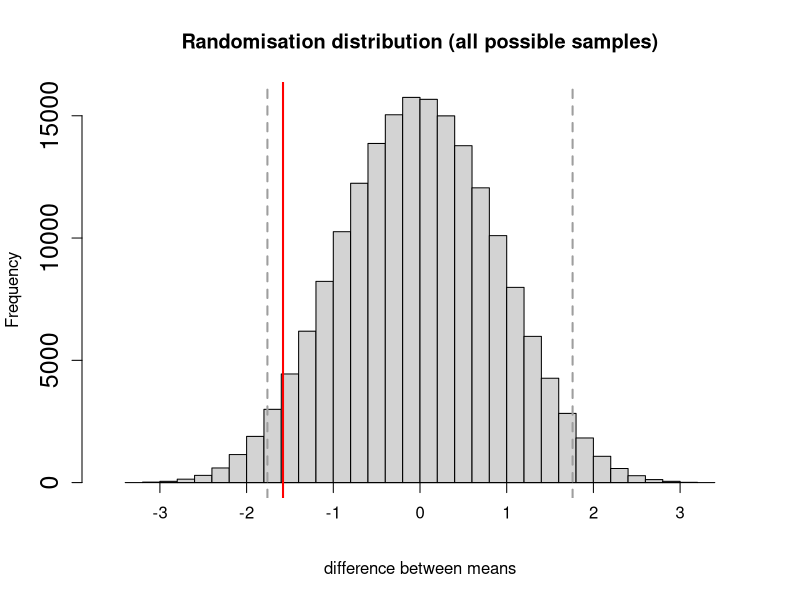

The R script that drew this image:
# Author: David Colquhoun, University College London
#
#Two_sample-randomisation test
# exact version, via all possible samples
require(MASS)
#require(graphics)
#
#START INPUTS
#define the two samples
#test by using Cushny data
myn=10 #same for A and B
mynt=20 #total number ofobservations
mysampA=c(0.7,-1.6,-0.2,-1.2,-0.1,3.4,3.7,0.8,0.0,2)
mysampB=c(1.9,0.8,1.1,0.1,-0.1,4.4,5.5,1.6,4.6,3.4)
# Define name of output text file
outfile="rantest-exact2.txt" #name for output file
#END OF INPUTS
#
#myobsdif= -1.58
meanA=sum(mysampA/myn)
meanB=sum(mysampB/myn)
myobsdif= meanA-meanB
sdA=sd(mysampA)
sdB=sd(mysampB)
#
#initialisations
#
#Number of possible random samples
ncom=choose(mynt,myn)
mycmat=combn(mynt,myn)
# mycmat is a matrix with columns= randomssample of 10 integers,# the indices of the sample of 10 obs out of 20.  
# The ncom columns ofmycmat list all possible choices

difmean1=vector(length=ncom)  #for randist
difmean1[1:ncom]=0
#
nranlo=0 # number of diffs <= obs diff
nranhi=0 # number of diffs >= minus (obs diff)

# Do t test
myresult=t.test(mysampB,mysampA,alternative="two.sided", paired = FALSE, var.equal = TRUE,
                conf.level = 0.95)
mydiff = myresult$estimate[1]-myresult$estimate[2]
myp=myresult$p.value
mypval=myp 
myloCI=myresult$conf.int[1]
myhiCI=myresult$conf.int[2]
#
#put all obs into one array
allobs <- c(mysampA, mysampB)
totobs=sum(allobs)
#
for (myr in c(1:ncom))  #go through all possible samples
{
  rsamp1=allobs[mycmat[1:myn,myr]]
  mysumA=sum(rsamp1)
  mysumB=totobs-mysumA
  difmean1[myr]=(mysumA-mysumB)/myn
  if (difmean1[myr] <= myobsdif) nranlo=nranlo+1
  if (difmean1[myr] >= -myobsdif) nranhi=nranhi+1
}  
# mean and sd
mean1=mean(difmean1)   # for ran dist
sd1=sd(difmean1)
#
# percentiles as limits
lo95lim=quantile(difmean1, probs=0.025, names=FALSE)
hi95lim=quantile(difmean1, probs=0.975, names=FALSE)

# proportion of values below obs diff
ptoplo=nranlo/ncom
# proportion of values above minus() obs diff)
ptophi=nranhi/ncom
#two tail P
p2tail=ptoplo+ptophi
#
#plot ogram of diff between means
X11()   #next plot in new window
xlo=mean1-4*sd1
xhi=mean1+4*sd1
#ensurobs difference (red line) is in scale
if(myobsdif<=xlo) xlo=min(trunc(myobsdif-2*sd1),xlo)
if(myobsdif>=xlo) xhi=max(xhi,trunc(myobsdif+2*sd1))
xlim1=c(xlo,xhi)
#xaxt="n) supresses x axis http://www.statmethods.net/advgraphs/axes.html
mydat=hist(difmean1,breaks=40,xlim=xlim1,xaxt="n", cex.axis=1.5,main="Randomisation distribution (all possible samples)", xlab="difference between means")
axis(side=1,pos=0,at=seq(-3,3,1))  #draw x axis at y = 0
summary(mydat)
# red line for obsdif
# lines for quantiles
abline(v=myobsdif, col="red", lwd=2)
abline(v=c(lo95lim,hi95lim),col=320,lty=2, lwd=2)   #quantiles
#
#
#write results to a file (use 'cat' not 'write' to output list 
cat("Randomisation test: exact calculation all possible samples","\n","\n",file=outfile,append=FALSE)
cat("INPUTS: exact calculation: all possible samples","\n",file=outfile,append=TRUE)
cat("Total number of combinations = ",ncom,"\n",file=outfile,append=TRUE)
cat("number obs per sample = ",myn,"\n",file=outfile,append=TRUE)
cat("sample A", mysampA, "\n", file=outfile,append=TRUE)
cat("sample B", mysampB,"\n", file=outfile,append=TRUE)

cat("\n","OUTPUTS","\n",file=outfile,append=TRUE)
cat("mean for sample A= ",meanA,"\n",file=outfile,append=TRUE)
cat("mean for sample B = ",meanB,"\n",file=outfile,append=TRUE)
cat("Observed difference between means (A-B)",myobsdif, "\n",file=outfile,append=TRUE)
cat("SD for sample A) = ",sdA,"\n",file=outfile,append=TRUE)
cat("SD for sample B) = ",sdB,"\n",file=outfile,append=TRUE)
cat("mean and SD for randomisation dist = ",mean1,sd1,"\n",file=outfile,append=TRUE)
cat("quantiles for ran dist (0.025, 0.975)", lo95lim,hi95lim, "\n", file=outfile,append=TRUE)
cat("Area equal to orless than observed diff",ptoplo,"\n",file=outfile,append=TRUE)
cat("Area equal to or greater than minus observed diff",ptophi,"\n",file=outfile,append=TRUE)
cat("Two-tailed P value",p2tail,"\n","\n",file=outfile,append=TRUE)
#
cat("Result of t test","\n",file=outfile,append=TRUE)
cat("P value (2 tail)", mypval, "\n",file=outfile,append=TRUE)
cat("confidence interval", myloCI, myhiCI, "\n",file=outfile,append=TRUE)